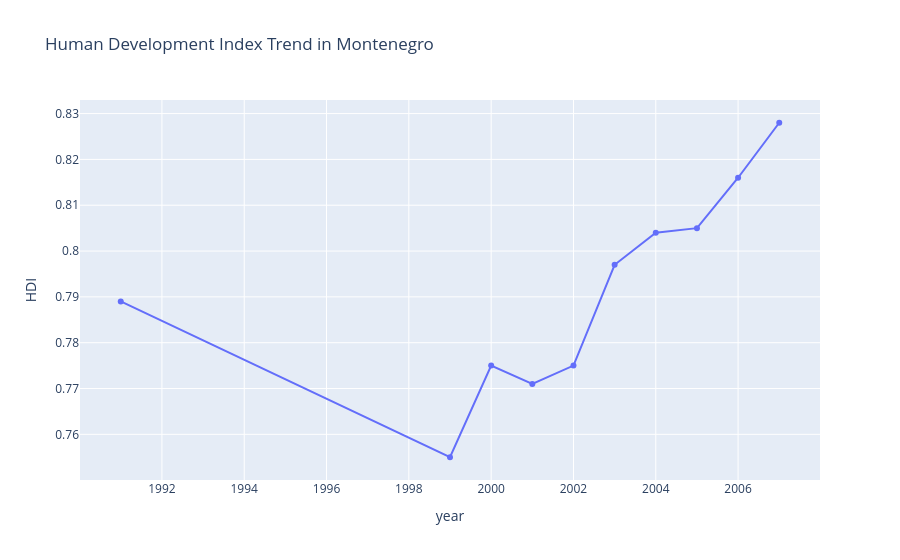

Notebook source saved alongside this figure:
### Code cell
fig3 = px.line(
    hdi_trend,
    x="year",
    y="HDI",
    markers=True,
    title="Human Development Index Trend in Montenegro"
)

fig3.show()
fig3.write_html(OUTPUT_DIR / "hdi_trend.html")

### Figure 1 — Plotly figure (JSON) as saved in the notebook; plotly's stock layout.template omitted (floating-point values rounded to 4 significant figures)
{"data": [{"hovertemplate": "year=%{x}<br>HDI=%{y}<extra></extra>", "legendgroup": "", "line": {"color": "#636efa", "dash": "solid"}, "marker": {"symbol": "circle"}, "mode": "lines+markers", "name": "", "orientation": "v", "showlegend": false, "type": "scatter", "x": [1991, 1999, 2000, 2001, 2002, 2003, 2004, 2005, 2006, 2007], "xaxis": "x", "y": [0.789, 0.755, 0.775, 0.771, 0.775, 0.797, 0.804, 0.805, 0.816, 0.828], "yaxis": "y"}], "layout": {"legend": {"tracegroupgap": 0}, "title": {"text": "Human Development Index Trend in Montenegro"}, "xaxis": {"anchor": "y", "domain": [0, 1], "title": {"text": "year"}}, "yaxis": {"anchor": "x", "domain": [0, 1], "title": {"text": "HDI"}}}}
